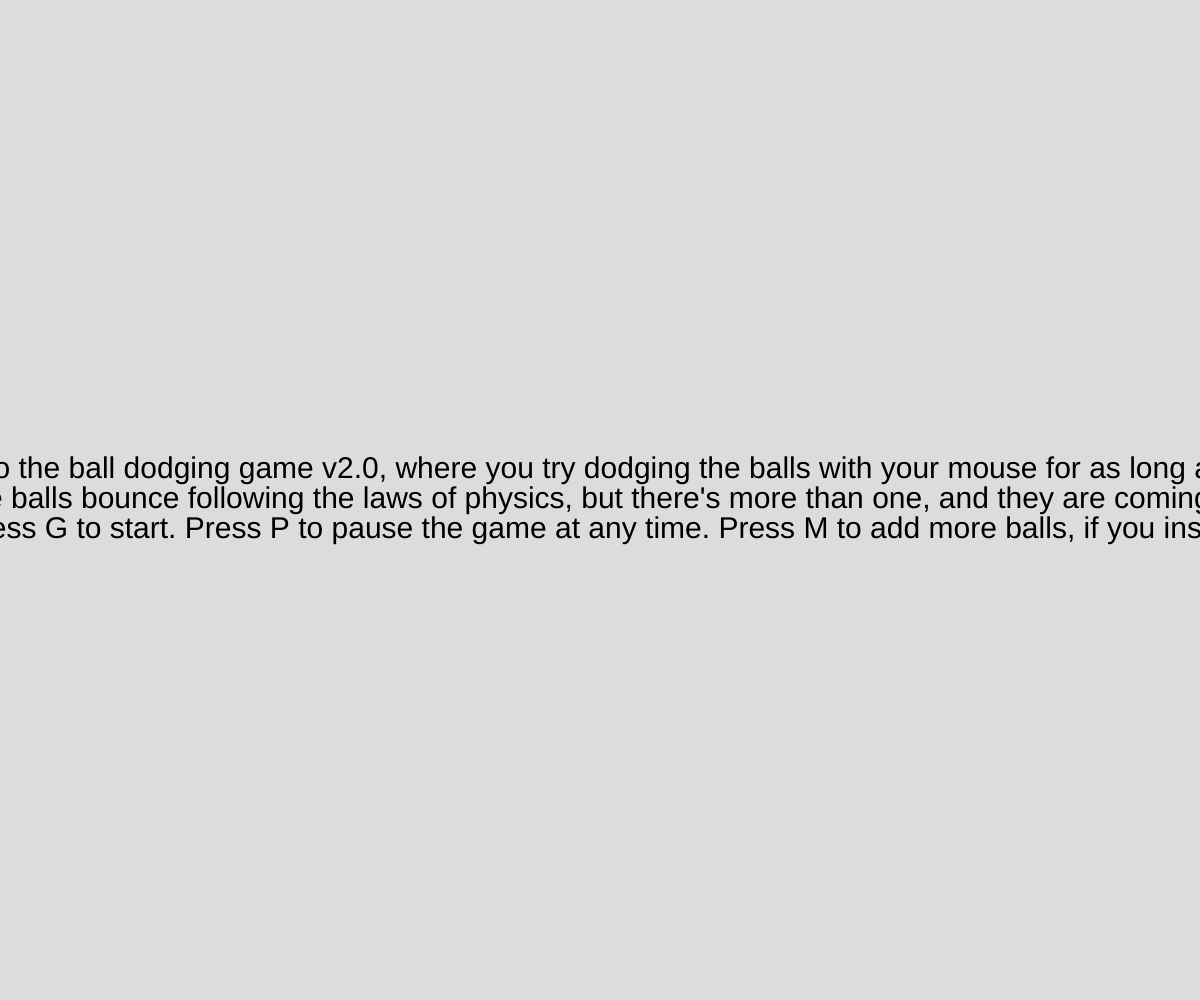
Frame 1 (no input)
Frame 60 (no input): identical to frame 1, image omitted
Frame 120 (the mouse pressed at the canvas centre since frame 60): identical to frame 1, image omitted

The p5.js sketch that drew this single still picture (run headless with seeded random() and noise() and a simulated clock; from frame 60 on, the mouse is pressed at the canvas centre):

// p5.js sketch
// ── sketch.js
let FONTSIZE = 30;
// these two constants can be changed to alter the difficulty and how chaotic the game is
let BOUNCE_COEFFICIENT = -0.7;
let GRAVITATIONAL_CONSTANT = 0.3;

// game state variables
let gameNotStarted = true;
let gameRunning = false;
let gameOver = false;

// array that stores balls data
let ballArray = [];

// physics variables
let nextXCord;
let nextYCord;
let tempXCord;
let tempYCord;

// player score that's equal to how many balls they dodged
let score = 0;


// borders
let leftBorder;
let rightBorder;
let topBorder;
let bottomBorder;


function setup() {
  createCanvas(windowWidth, windowHeight);

  // define the borders of the ball's movement
  leftBorder = 25;
  rightBorder = windowWidth - 25;
  topBorder = 25;
  bottomBorder = windowHeight - 25;

  // initialize circle drawing modes
  ellipseMode(CENTER);
  noStroke();
  
  // get ready to display starting screen
  textAlign(CENTER, CENTER);
  textSize(FONTSIZE);

  window.setInterval(addBall, 400);
}


function draw() {
  // main menu that displays before game starts
  if(gameNotStarted){
    mainMenu();
  }
  // run game
  if(gameRunning){
    runGame();
  }
  
  if(gameOver){
    deathScreen();
    gameReset();
  }
}

// keyboard interaction
function keyPressed(){
  // if g is pressed, start/resume game
  if(key === "g"){
    if(gameNotStarted || gameOver){
      startGame();
    }
    else{ // this is when game is paused
      gameRunning = true;
    }
  }
  // if p is pressed while game is running, pause game
  if(key === "p" && gameRunning){
    pauseGame();
  }
  if(key === "m" && gameRunning){
    for(let i = 0; i < 5; i++){
      addBall();
    }
  }
}

// main function
function runGame(){
  background(220);
  // move each ball
  for(let i = 0; i < ballArray.length; i++){
    fill(ballArray[i].color);
    moveBall(ballArray[i]);
    ellipse(ballArray[i].x, ballArray[i].y, ballArray[i].radius, ballArray[i].radius);
    // player dies when mouse touches ball
    if(dist(mouseX, mouseY, ballArray[i].x, ballArray[i].y) <= ballArray[i].radius){
      gameOver = true;
      gameRunning = false;
    }
  }
  fill(0);
  text("Score: " + score, windowWidth/2, windowHeight - FONTSIZE + 10);
}

// watch out, this ball is coming to get you
// a random horizontal velocity is first assigned to the ball, then it aims for the mouse in a parabolic trajectory by calculating the required vertical velocity based on that horizontal velocity and the locations of the ball and mouse
// this isn't really an AI but it's close, it does the job of chasing the player.
// some balls spawn too far away from the mouse with too little horizontal velocity and just can't reach the ball; the other ones will definitely go for the kill if you don't move.
// assuming Mr. Guest has taught me well and I didn't mess up my physics calculation, that is.
function addBall(){
  let thisBall = {
    x: random(25, width - 25),
    y: random(25, height - 25),
    dx: random(1, 10),
    dy: 0,
    radius: 25,
    color: color(random(255), random(255), random(255)),
  };
  if(thisBall.x > mouseX){
    thisBall.dx = thisBall.dx * (-1);
  }
  thisBall.dy = (mouseY - thisBall.y)/(mouseX - thisBall.x)*thisBall.dx + GRAVITATIONAL_CONSTANT * (mouseX - thisBall.x)/thisBall.dx/2;
  ballArray.push(thisBall);
  if(gameRunning){
    score += 1;
  }
}


// ball movement physics
function moveBall(theBall) {
  // apply effect of gravity
  theBall.dy += GRAVITATIONAL_CONSTANT;
  
  // map out the location of the ball after moving
  nextXCord = theBall.x + theBall.dx;
  nextYCord = theBall.y + theBall.dy;

  // ball not running into a wall
  if(nextXCord > leftBorder && nextXCord < rightBorder && nextYCord > topBorder && nextYCord < bottomBorder){
    theBall.x += theBall.dx;
    theBall.y += theBall.dy;
  }

  // ball running into left wall
  if (nextXCord < leftBorder){
    tempYCord = theBall.y + theBall.dy / theBall.dx * (leftBorder - theBall.x);
    if(tempYCord > topBorder && tempYCord < bottomBorder){
      theBall.x = leftBorder;
      theBall.y = tempYCord;
      theBall.dx = theBall.dx * BOUNCE_COEFFICIENT;
    }
  }

  // ball running into right wall
  if(nextXCord > rightBorder){
    tempYCord = theBall.y + theBall.dy / theBall.dx * (rightBorder - theBall.x);
    if(tempYCord > topBorder && tempYCord < bottomBorder){
      theBall.x = rightBorder;
      theBall.y = tempYCord;
      theBall.dx = theBall.dx * BOUNCE_COEFFICIENT;
    }
  }

  // ball running into ceiling (top wall)
  if(nextYCord <= topBorder){
    tempXCord = theBall.x + theBall.dx / theBall.dy * (topBorder - theBall.y);
    if(tempXCord > leftBorder && tempXCord < rightBorder){
      theBall.x = tempXCord;
      theBall.y = topBorder;
      theBall.dy = theBall.dy * BOUNCE_COEFFICIENT;
    }
  }

  // ball running into floor (bottom wall)
  if(nextYCord >= bottomBorder){
    tempXCord = theBall.x + theBall.dx / theBall.dy * (bottomBorder - theBall.y);
    if(tempXCord > leftBorder && tempXCord < rightBorder){
      theBall.x = tempXCord;
      theBall.y = bottomBorder;
      theBall.dy = theBall.dy * BOUNCE_COEFFICIENT;
    }
  }
}




// resizes window when the window size is changed
function windowResized(){
  createCanvas(windowWidth, windowHeight);
  leftBorder = 25;
  rightBorder = windowWidth - 25;
  topBorder = 25;
  bottomBorder = windowHeight - 25;
  textAlign(CENTER, CENTER);
  textSize(FONTSIZE);
}

// displays main menu
function mainMenu(){
  background(220);
  text("Welcome to the ball dodging game v2.0, where you try dodging the balls with your mouse for as long as you can.", windowWidth/2, windowHeight/2 - FONTSIZE);
  text("This time balls bounce following the laws of physics, but there's more than one, and they are coming for you.", windowWidth/2, windowHeight/2);
  text("Press G to start. Press P to pause the game at any time. Press M to add more balls, if you insist.", windowWidth/2, windowHeight/2 + FONTSIZE);
}

//starts the game
function startGame(){
  gameNotStarted = false;
  gameRunning = true;
  gameOver = false;
  score = 0;
}

function pauseGame(){
  gameRunning = false;
  fill(0);
  text("Game Paused", windowWidth/2, FONTSIZE);
  text("Press G to continue", windowWidth/2, FONTSIZE*2);
}

// displays death screen
function deathScreen(){
  background(220);
  fill(0);
  text("You survived " + score + " balls before you were hit. Press G to play again.", windowWidth/2, windowHeight/2);
}


// reset game after it ends
function gameReset(){
  ballArray = [];
}
